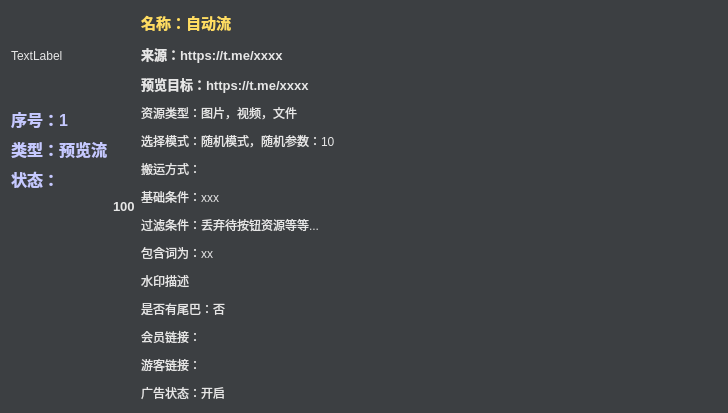
<?xml version="1.0" encoding="UTF-8"?>
<ui version="4.0">
 <class>Form_root</class>
 <widget class="QWidget" name="Form_root">
  <property name="geometry">
   <rect>
    <x>0</x>
    <y>0</y>
    <width>728</width>
    <height>298</height>
   </rect>
  </property>
  <property name="windowTitle">
   <string>Form</string>
  </property>
  <property name="styleSheet">
   <string notr="true">*{
	background-color:#3c3f42;
	color: #e6e6e6;
}

*:disabled {
	background-color: #3c3f42;
	color: #afafaf;

}


</string>
  </property>
  <layout class="QHBoxLayout" name="horizontalLayout" stretch="0,0,8">
   <item>
    <layout class="QVBoxLayout" name="zuoce" stretch="0">
     <property name="spacing">
      <number>0</number>
     </property>
     <item>
      <layout class="QVBoxLayout" name="verticalLayout_5">
       <property name="spacing">
        <number>6</number>
       </property>
       <property name="sizeConstraint">
        <enum>QLayout::SetDefaultConstraint</enum>
       </property>
       <item>
        <widget class="QLabel" name="label_ai_icon">
         <property name="sizePolicy">
          <sizepolicy hsizetype="Fixed" vsizetype="Fixed">
           <horstretch>0</horstretch>
           <verstretch>0</verstretch>
          </sizepolicy>
         </property>
         <property name="minimumSize">
          <size>
           <width>90</width>
           <height>90</height>
          </size>
         </property>
         <property name="maximumSize">
          <size>
           <width>90</width>
           <height>90</height>
          </size>
         </property>
         <property name="styleSheet">
          <string notr="true">background-color: transparent;</string>
         </property>
         <property name="text">
          <string>TextLabel</string>
         </property>
        </widget>
       </item>
       <item>
        <widget class="QLabel" name="label_xu_hao">
         <property name="sizePolicy">
          <sizepolicy hsizetype="Preferred" vsizetype="Fixed">
           <horstretch>0</horstretch>
           <verstretch>0</verstretch>
          </sizepolicy>
         </property>
         <property name="font">
          <font>
           <pointsize>12</pointsize>
           <weight>75</weight>
           <bold>true</bold>
          </font>
         </property>
         <property name="styleSheet">
          <string notr="true">


*{
	color: rgb(198, 201, 255);

}

*:disabled {
	color: #afafaf;

}



</string>
         </property>
         <property name="text">
          <string>序号：1</string>
         </property>
        </widget>
       </item>
       <item>
        <widget class="QLabel" name="label_lei_xin">
         <property name="sizePolicy">
          <sizepolicy hsizetype="Preferred" vsizetype="Fixed">
           <horstretch>0</horstretch>
           <verstretch>0</verstretch>
          </sizepolicy>
         </property>
         <property name="font">
          <font>
           <pointsize>12</pointsize>
           <weight>75</weight>
           <bold>true</bold>
          </font>
         </property>
         <property name="styleSheet">
          <string notr="true">


*{
	color: rgb(198, 201, 255);

}

*:disabled {
	color: #afafaf;

}



</string>
         </property>
         <property name="text">
          <string>类型：预览流</string>
         </property>
         <property name="alignment">
          <set>Qt::AlignLeading|Qt::AlignLeft|Qt::AlignVCenter</set>
         </property>
        </widget>
       </item>
       <item>
        <layout class="QHBoxLayout" name="horizontalLayout_2" stretch="0,0">
         <property name="spacing">
          <number>0</number>
         </property>
         <item>
          <widget class="QLabel" name="label_2">
           <property name="sizePolicy">
            <sizepolicy hsizetype="Fixed" vsizetype="Fixed">
             <horstretch>0</horstretch>
             <verstretch>0</verstretch>
            </sizepolicy>
           </property>
           <property name="font">
            <font>
             <pointsize>12</pointsize>
             <weight>75</weight>
             <bold>true</bold>
            </font>
           </property>
           <property name="styleSheet">
            <string notr="true">


*{
	color: rgb(198, 201, 255);

}

*:disabled {
	color: #afafaf;

}



</string>
           </property>
           <property name="text">
            <string>状态：</string>
           </property>
          </widget>
         </item>
         <item>
          <widget class="QCheckBox" name="checkBox_select">
           <property name="sizePolicy">
            <sizepolicy hsizetype="Preferred" vsizetype="Fixed">
             <horstretch>0</horstretch>
             <verstretch>0</verstretch>
            </sizepolicy>
           </property>
           <property name="font">
            <font>
             <pointsize>10</pointsize>
             <weight>75</weight>
             <bold>true</bold>
            </font>
           </property>
           <property name="layoutDirection">
            <enum>Qt::LeftToRight</enum>
           </property>
           <property name="autoFillBackground">
            <bool>false</bool>
           </property>
           <property name="styleSheet">
            <string notr="true">background-color: transparent;</string>
           </property>
           <property name="text">
            <string/>
           </property>
           <property name="iconSize">
            <size>
             <width>32</width>
             <height>32</height>
            </size>
           </property>
           <property name="checkable">
            <bool>true</bool>
           </property>
           <property name="checked">
            <bool>false</bool>
           </property>
           <property name="tristate">
            <bool>false</bool>
           </property>
          </widget>
         </item>
        </layout>
       </item>
       <item>
        <spacer name="verticalSpacer_2">
         <property name="orientation">
          <enum>Qt::Vertical</enum>
         </property>
         <property name="sizeHint" stdset="0">
          <size>
           <width>20</width>
           <height>40</height>
          </size>
         </property>
        </spacer>
       </item>
      </layout>
     </item>
    </layout>
   </item>
   <item>
    <widget class="QLabel" name="label_priority">
     <property name="font">
      <font>
       <pointsize>10</pointsize>
       <weight>75</weight>
       <bold>true</bold>
      </font>
     </property>
     <property name="styleSheet">
      <string notr="true">background-color: #00ffffff;</string>
     </property>
     <property name="text">
      <string>100</string>
     </property>
    </widget>
   </item>
   <item>
    <layout class="QVBoxLayout" name="verticalLayout">
     <property name="spacing">
      <number>10</number>
     </property>
     <item>
      <layout class="QVBoxLayout" name="verticalLayout_3">
       <item>
        <widget class="QLabel" name="label_name">
         <property name="sizePolicy">
          <sizepolicy hsizetype="Preferred" vsizetype="Fixed">
           <horstretch>0</horstretch>
           <verstretch>0</verstretch>
          </sizepolicy>
         </property>
         <property name="font">
          <font>
           <pointsize>11</pointsize>
           <weight>75</weight>
           <bold>true</bold>
          </font>
         </property>
         <property name="styleSheet">
          <string notr="true">


*{
color: rgb(255, 221, 98);
}

*:disabled {
	color: #afafaf;

}



</string>
         </property>
         <property name="text">
          <string>名称：自动流</string>
         </property>
         <property name="wordWrap">
          <bool>true</bool>
         </property>
        </widget>
       </item>
       <item>
        <widget class="QLabel" name="label_source">
         <property name="sizePolicy">
          <sizepolicy hsizetype="Preferred" vsizetype="Fixed">
           <horstretch>0</horstretch>
           <verstretch>0</verstretch>
          </sizepolicy>
         </property>
         <property name="font">
          <font>
           <pointsize>10</pointsize>
           <weight>75</weight>
           <bold>true</bold>
          </font>
         </property>
         <property name="styleSheet">
          <string notr="true"/>
         </property>
         <property name="text">
          <string>来源：https://t.me/xxxx</string>
         </property>
         <property name="wordWrap">
          <bool>false</bool>
         </property>
        </widget>
       </item>
       <item>
        <widget class="QLabel" name="label_yulan_dest">
         <property name="sizePolicy">
          <sizepolicy hsizetype="Preferred" vsizetype="Fixed">
           <horstretch>0</horstretch>
           <verstretch>0</verstretch>
          </sizepolicy>
         </property>
         <property name="font">
          <font>
           <pointsize>10</pointsize>
           <weight>75</weight>
           <bold>true</bold>
          </font>
         </property>
         <property name="text">
          <string>预览目标：https://t.me/xxxx</string>
         </property>
        </widget>
       </item>
      </layout>
     </item>
     <item>
      <layout class="QVBoxLayout" name="verticalLayout_2">
       <item>
        <widget class="QLabel" name="label_dtpye">
         <property name="sizePolicy">
          <sizepolicy hsizetype="Preferred" vsizetype="Fixed">
           <horstretch>0</horstretch>
           <verstretch>0</verstretch>
          </sizepolicy>
         </property>
         <property name="font">
          <font>
           <pointsize>9</pointsize>
          </font>
         </property>
         <property name="text">
          <string>资源类型：图片，视频，文件</string>
         </property>
        </widget>
       </item>
       <item>
        <widget class="QLabel" name="label_model">
         <property name="sizePolicy">
          <sizepolicy hsizetype="Preferred" vsizetype="Fixed">
           <horstretch>0</horstretch>
           <verstretch>0</verstretch>
          </sizepolicy>
         </property>
         <property name="font">
          <font>
           <pointsize>9</pointsize>
          </font>
         </property>
         <property name="text">
          <string>选择模式：随机模式，随机参数：10</string>
         </property>
        </widget>
       </item>
       <item>
        <widget class="QLabel" name="label_action">
         <property name="text">
          <string>搬运方式：</string>
         </property>
        </widget>
       </item>
       <item>
        <widget class="QLabel" name="label_duration">
         <property name="sizePolicy">
          <sizepolicy hsizetype="Preferred" vsizetype="Fixed">
           <horstretch>0</horstretch>
           <verstretch>0</verstretch>
          </sizepolicy>
         </property>
         <property name="font">
          <font>
           <pointsize>9</pointsize>
          </font>
         </property>
         <property name="styleSheet">
          <string notr="true"/>
         </property>
         <property name="text">
          <string>基础条件：xxx</string>
         </property>
        </widget>
       </item>
       <item>
        <widget class="QLabel" name="label_filter_max">
         <property name="sizePolicy">
          <sizepolicy hsizetype="Preferred" vsizetype="Fixed">
           <horstretch>0</horstretch>
           <verstretch>0</verstretch>
          </sizepolicy>
         </property>
         <property name="font">
          <font>
           <pointsize>9</pointsize>
          </font>
         </property>
         <property name="text">
          <string>过滤条件：丢弃待按钮资源等等...</string>
         </property>
        </widget>
       </item>
       <item>
        <widget class="QLabel" name="label_filter_words">
         <property name="sizePolicy">
          <sizepolicy hsizetype="Preferred" vsizetype="Fixed">
           <horstretch>0</horstretch>
           <verstretch>0</verstretch>
          </sizepolicy>
         </property>
         <property name="font">
          <font>
           <pointsize>9</pointsize>
          </font>
         </property>
         <property name="text">
          <string>包含词为：xx</string>
         </property>
        </widget>
       </item>
       <item>
        <widget class="QLabel" name="label_water_desc">
         <property name="sizePolicy">
          <sizepolicy hsizetype="Preferred" vsizetype="Fixed">
           <horstretch>0</horstretch>
           <verstretch>0</verstretch>
          </sizepolicy>
         </property>
         <property name="font">
          <font>
           <pointsize>9</pointsize>
          </font>
         </property>
         <property name="text">
          <string>水印描述</string>
         </property>
        </widget>
       </item>
       <item>
        <widget class="QLabel" name="label_tail">
         <property name="sizePolicy">
          <sizepolicy hsizetype="Preferred" vsizetype="Fixed">
           <horstretch>0</horstretch>
           <verstretch>0</verstretch>
          </sizepolicy>
         </property>
         <property name="font">
          <font>
           <pointsize>9</pointsize>
          </font>
         </property>
         <property name="text">
          <string>是否有尾巴：否</string>
         </property>
        </widget>
       </item>
       <item>
        <widget class="QLabel" name="label_huiyuan">
         <property name="sizePolicy">
          <sizepolicy hsizetype="Preferred" vsizetype="Fixed">
           <horstretch>0</horstretch>
           <verstretch>0</verstretch>
          </sizepolicy>
         </property>
         <property name="text">
          <string>会员链接：</string>
         </property>
        </widget>
       </item>
       <item>
        <widget class="QLabel" name="label_youke">
         <property name="sizePolicy">
          <sizepolicy hsizetype="Preferred" vsizetype="Fixed">
           <horstretch>0</horstretch>
           <verstretch>0</verstretch>
          </sizepolicy>
         </property>
         <property name="text">
          <string>游客链接：</string>
         </property>
        </widget>
       </item>
       <item>
        <widget class="QLabel" name="label_ad_enable">
         <property name="sizePolicy">
          <sizepolicy hsizetype="Preferred" vsizetype="Fixed">
           <horstretch>0</horstretch>
           <verstretch>0</verstretch>
          </sizepolicy>
         </property>
         <property name="font">
          <font>
           <pointsize>9</pointsize>
          </font>
         </property>
         <property name="text">
          <string>广告状态：开启</string>
         </property>
        </widget>
       </item>
      </layout>
     </item>
    </layout>
   </item>
  </layout>
 </widget>
 <resources/>
 <connections/>
</ui>
